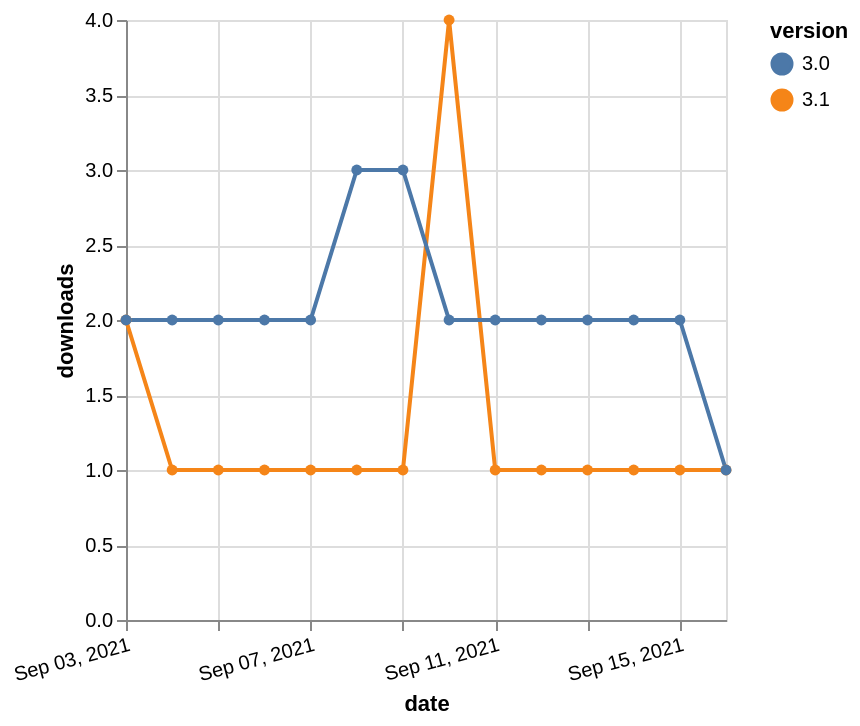

Express this chart as Vega-Lite.
### Vega-Lite specification from a JSON file in a GitHub repository (floating-point values rounded to 4 significant figures)
{"$schema": "https://vega.github.io/schema/vega-lite/v5.json", "description": "A simple bar chart with embedded data.", "data": {"values": [{"date": "2021-09-03", "total": 253, "delta": 2, "version": "3.1"}, {"date": "2021-09-04", "total": 254, "delta": 1, "version": "3.1"}, {"date": "2021-09-05", "total": 255, "delta": 1, "version": "3.1"}, {"date": "2021-09-06", "total": 256, "delta": 1, "version": "3.1"}, {"date": "2021-09-07", "total": 257, "delta": 1, "version": "3.1"}, {"date": "2021-09-08", "total": 258, "delta": 1, "version": "3.1"}, {"date": "2021-09-09", "total": 259, "delta": 1, "version": "3.1"}, {"date": "2021-09-10", "total": 263, "delta": 4, "version": "3.1"}, {"date": "2021-09-11", "total": 264, "delta": 1, "version": "3.1"}, {"date": "2021-09-12", "total": 265, "delta": 1, "version": "3.1"}, {"date": "2021-09-13", "total": 266, "delta": 1, "version": "3.1"}, {"date": "2021-09-14", "total": 267, "delta": 1, "version": "3.1"}, {"date": "2021-09-15", "total": 268, "delta": 1, "version": "3.1"}, {"date": "2021-09-16", "total": 269, "delta": 1, "version": "3.1"}, {"date": "2021-09-03", "total": 2113, "delta": 2, "version": "3.0"}, {"date": "2021-09-04", "total": 2115, "delta": 2, "version": "3.0"}, {"date": "2021-09-05", "total": 2117, "delta": 2, "version": "3.0"}, {"date": "2021-09-06", "total": 2119, "delta": 2, "version": "3.0"}, {"date": "2021-09-07", "total": 2121, "delta": 2, "version": "3.0"}, {"date": "2021-09-08", "total": 2124, "delta": 3, "version": "3.0"}, {"date": "2021-09-09", "total": 2127, "delta": 3, "version": "3.0"}, {"date": "2021-09-10", "total": 2129, "delta": 2, "version": "3.0"}, {"date": "2021-09-11", "total": 2131, "delta": 2, "version": "3.0"}, {"date": "2021-09-12", "total": 2133, "delta": 2, "version": "3.0"}, {"date": "2021-09-13", "total": 2135, "delta": 2, "version": "3.0"}, {"date": "2021-09-14", "total": 2137, "delta": 2, "version": "3.0"}, {"date": "2021-09-15", "total": 2139, "delta": 2, "version": "3.0"}, {"date": "2021-09-16", "total": 2140, "delta": 1, "version": "3.0"}]}, "width": "container", "mark": {"type": "line", "point": {"filled": true}}, "encoding": {"x": {"field": "date", "type": "temporal", "timeUnit": "yearmonthdate", "title": "date", "axis": {"labelAngle": -15}}, "y": {"field": "delta", "type": "quantitative", "title": "downloads"}, "color": {"field": "version", "type": "nominal"}, "tooltip": {"field": "delta"}}}
